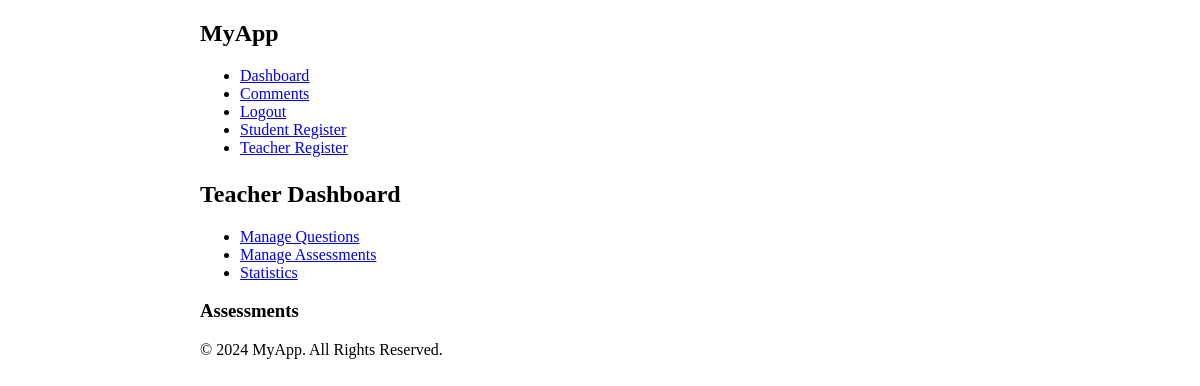
/tdashboard (signed in), run on an earlier commit of the app's database.
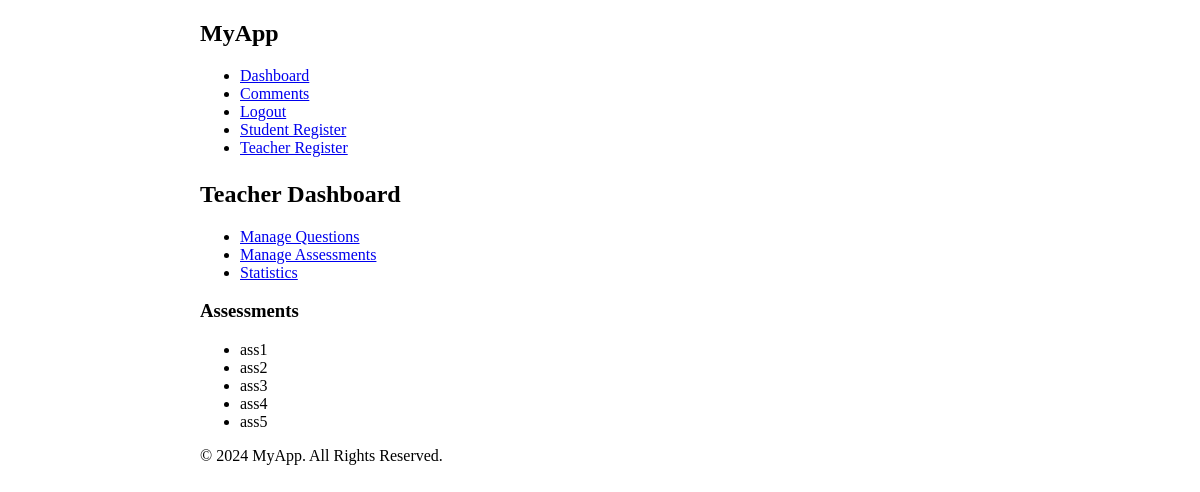
And on a later commit of the database.
### app/models/assessment.py (models this page shows, shortened)
class Assessment(db.Model):
    id = db.Column(db.Integer, primary_key=True)
    name = db.Column(db.String(255), unique=True, nullable=False)
    type = db.Column(db.String(255), nullable=False)
    questions = db.relationship('Question', secondary='assessment_question', backref='assessments')
    parameters = db.Column(db.JSON, nullable=True)

### app/routes/dashboard.py (the view)
@app.route('/tdashboard')
def teacher_dashboard():
    if 'user_id' not in session or session['role'] != 'teacher':
        return redirect(url_for('login'))
    user = User.query.get(session['user_id'])
    if user:
        pass
    else:
        return redirect(url_for('home'))
    assessments = Assessment.query.all()
    return render_template('teacher_dashboard.html', assessments=assessments)

### app/templates/teacher_dashboard.html
{% extends "base.html" %}
{% block content %}
<h2>Teacher Dashboard</h2>
<ul>
    <li><a href="{{ url_for('manage_questions') }}" class="btn btn-success">Manage Questions</a></li>
    <li><a href="{{ url_for('manage_assessments') }}" class="btn btn-success">Manage Assessments</a></li>
    <li><a href="{{ url_for('teacher_statistic') }}" class="btn btn-success">Statistics</a></li>
</ul>
<h3>Assessments</h3>
<ul>
    {% for assessment in assessments %}
    <li>{{ assessment.name }}</li>
    {% endfor %}
</ul>
{% endblock %}

What changed in the data, as far as the page shows it:
added Assessment: name "ass1"
added Assessment: name "ass2"
added Assessment: name "ass3"
added Assessment: name "ass4"
added Assessment: name "ass5"
